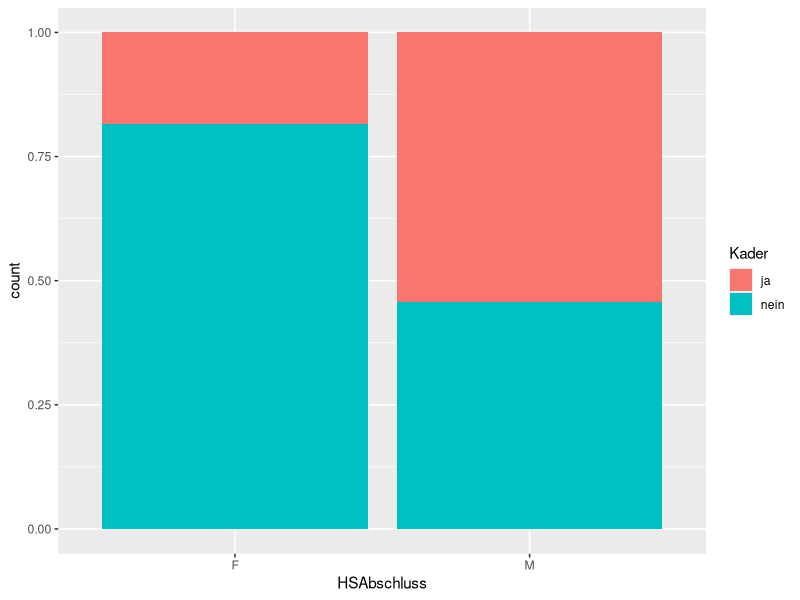

Recreate this plot in R.
######################################################################
# Übung zur Azswertung von Fragebögen anhand dummy Werte
# kat-kat: Kader, Hochschulabschluss(HSAbschluss)
# 
# 05.06.2017
# Alexander Klein
######################################################################

##################
# Datengenerierung
##################
n <- 100
Kader <- sample(c("ja","nein"), n, replace=TRUE, prob=c(0.3,0.7))
dat <- data.frame(Kader)
dat$HSAbschluss <- ifelse(Kader == "ja",ifelse(runif(n)<0.6,"M","F"),ifelse(runif(n)<0.7,"F","M"))
head(dat)
##################
# Prozente berechnen und Graphik erstellen
##################
Tab <- table(dat$HSAbschluss,dat$Kader) # 2x2 Tabelle
Proz <- prop.table(Tab, 1) # Prozentwerte
require(ggplot2)
g <- ggplot(dat, aes(HSAbschluss))
g + geom_bar(aes(fill = Kader), position = "fill")
##################
# Tests für statistische Signifikanz
##################
chisq.test(Tab, correct=FALSE) # Chi^2-Test
fisher.test(Tab, alternative = "less") # Fisher-Exact-Test
# prop.test(c(10,16), c(52,48)) # Test für Proportionen